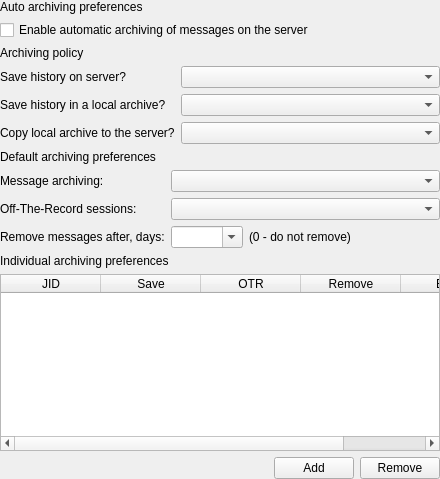
<?xml version="1.0" encoding="UTF-8"?>
<ui version="4.0">
 <class>ArchiveAccountOptionsWidgetClass</class>
 <widget class="QWidget" name="ArchiveAccountOptionsWidgetClass">
  <property name="geometry">
   <rect>
    <x>0</x>
    <y>0</y>
    <width>440</width>
    <height>479</height>
   </rect>
  </property>
  <layout class="QVBoxLayout" name="verticalLayout">
   <property name="margin">
    <number>0</number>
   </property>
   <item>
    <widget class="QWidget" name="wdtAuto" native="true">
     <layout class="QVBoxLayout" name="verticalLayout_4">
      <property name="margin">
       <number>0</number>
      </property>
      <item>
       <widget class="QLabel" name="lblAuto">
        <property name="text">
         <string>Auto archiving preferences</string>
        </property>
        <property name="textFormat">
         <enum>Qt::RichText</enum>
        </property>
       </widget>
      </item>
      <item>
       <layout class="QVBoxLayout" name="vtlAuto">
        <property name="margin">
         <number>0</number>
        </property>
        <item>
         <widget class="QCheckBox" name="chbAutoSave">
          <property name="text">
           <string>Enable automatic archiving of messages on the server</string>
          </property>
         </widget>
        </item>
       </layout>
      </item>
     </layout>
    </widget>
   </item>
   <item>
    <widget class="QWidget" name="wdtMethod" native="true">
     <layout class="QVBoxLayout" name="verticalLayout_2">
      <property name="margin">
       <number>0</number>
      </property>
      <item>
       <widget class="QLabel" name="lblMethod">
        <property name="text">
         <string>Archiving policy</string>
        </property>
        <property name="textFormat">
         <enum>Qt::RichText</enum>
        </property>
       </widget>
      </item>
      <item>
       <layout class="QGridLayout" name="gdlMethod">
        <property name="margin">
         <number>0</number>
        </property>
        <item row="0" column="1">
         <widget class="QComboBox" name="cmbMethodAuto">
          <property name="sizePolicy">
           <sizepolicy hsizetype="Expanding" vsizetype="Fixed">
            <horstretch>0</horstretch>
            <verstretch>0</verstretch>
           </sizepolicy>
          </property>
         </widget>
        </item>
        <item row="1" column="1">
         <widget class="QComboBox" name="cmbMethodLocal">
          <property name="sizePolicy">
           <sizepolicy hsizetype="Expanding" vsizetype="Fixed">
            <horstretch>0</horstretch>
            <verstretch>0</verstretch>
           </sizepolicy>
          </property>
         </widget>
        </item>
        <item row="1" column="0">
         <widget class="QLabel" name="lblMethodLocal">
          <property name="text">
           <string>Save history in a local archive?</string>
          </property>
          <property name="textFormat">
           <enum>Qt::PlainText</enum>
          </property>
          <property name="buddy">
           <cstring>cmbMethodLocal</cstring>
          </property>
         </widget>
        </item>
        <item row="0" column="0">
         <widget class="QLabel" name="lblMethodAuto">
          <property name="text">
           <string>Save history on server?</string>
          </property>
          <property name="textFormat">
           <enum>Qt::PlainText</enum>
          </property>
          <property name="buddy">
           <cstring>cmbMethodAuto</cstring>
          </property>
         </widget>
        </item>
        <item row="2" column="0">
         <widget class="QLabel" name="lblMethodManual">
          <property name="text">
           <string>Copy local archive to the server?</string>
          </property>
          <property name="textFormat">
           <enum>Qt::PlainText</enum>
          </property>
          <property name="buddy">
           <cstring>cmbMethodManual</cstring>
          </property>
         </widget>
        </item>
        <item row="2" column="1">
         <widget class="QComboBox" name="cmbMethodManual">
          <property name="sizePolicy">
           <sizepolicy hsizetype="Expanding" vsizetype="Fixed">
            <horstretch>0</horstretch>
            <verstretch>0</verstretch>
           </sizepolicy>
          </property>
         </widget>
        </item>
       </layout>
      </item>
     </layout>
    </widget>
   </item>
   <item>
    <widget class="QWidget" name="wdtDefault" native="true">
     <layout class="QVBoxLayout" name="verticalLayout_5">
      <property name="margin">
       <number>0</number>
      </property>
      <item>
       <widget class="QLabel" name="lblDefault">
        <property name="text">
         <string>Default archiving preferences</string>
        </property>
        <property name="textFormat">
         <enum>Qt::RichText</enum>
        </property>
       </widget>
      </item>
      <item>
       <layout class="QGridLayout" name="grlDefault">
        <property name="margin">
         <number>0</number>
        </property>
        <item row="0" column="1">
         <widget class="QComboBox" name="cmbModeSave">
          <property name="sizePolicy">
           <sizepolicy hsizetype="Expanding" vsizetype="Fixed">
            <horstretch>0</horstretch>
            <verstretch>0</verstretch>
           </sizepolicy>
          </property>
         </widget>
        </item>
        <item row="0" column="0">
         <widget class="QLabel" name="lblModeSave">
          <property name="text">
           <string>Message archiving:</string>
          </property>
          <property name="textFormat">
           <enum>Qt::PlainText</enum>
          </property>
          <property name="buddy">
           <cstring>cmbModeSave</cstring>
          </property>
         </widget>
        </item>
        <item row="1" column="1">
         <widget class="QComboBox" name="cmbModeOTR">
          <property name="sizePolicy">
           <sizepolicy hsizetype="Expanding" vsizetype="Fixed">
            <horstretch>0</horstretch>
            <verstretch>0</verstretch>
           </sizepolicy>
          </property>
         </widget>
        </item>
        <item row="1" column="0">
         <widget class="QLabel" name="lblModeOTR">
          <property name="text">
           <string>Off-The-Record sessions:</string>
          </property>
          <property name="textFormat">
           <enum>Qt::PlainText</enum>
          </property>
          <property name="buddy">
           <cstring>cmbModeOTR</cstring>
          </property>
         </widget>
        </item>
        <item row="2" column="0">
         <widget class="QLabel" name="lblExpireTime">
          <property name="text">
           <string>Remove messages after, days:</string>
          </property>
          <property name="textFormat">
           <enum>Qt::PlainText</enum>
          </property>
          <property name="buddy">
           <cstring>cmbExpireTime</cstring>
          </property>
         </widget>
        </item>
        <item row="2" column="1">
         <layout class="QHBoxLayout" name="vrlExpireTime">
          <item>
           <widget class="QComboBox" name="cmbExpireTime">
            <property name="editable">
             <bool>true</bool>
            </property>
            <property name="sizeAdjustPolicy">
             <enum>QComboBox::AdjustToContents</enum>
            </property>
           </widget>
          </item>
          <item>
           <widget class="QLabel" name="lblExpireTimeHint">
            <property name="text">
             <string>(0 - do not remove)</string>
            </property>
            <property name="textFormat">
             <enum>Qt::PlainText</enum>
            </property>
           </widget>
          </item>
          <item>
           <spacer name="horizontalSpacer_2">
            <property name="orientation">
             <enum>Qt::Horizontal</enum>
            </property>
            <property name="sizeHint" stdset="0">
             <size>
              <width>40</width>
              <height>20</height>
             </size>
            </property>
           </spacer>
          </item>
         </layout>
        </item>
       </layout>
      </item>
     </layout>
    </widget>
   </item>
   <item>
    <widget class="QWidget" name="wdtEntity" native="true">
     <layout class="QVBoxLayout" name="verticalLayout_6">
      <property name="margin">
       <number>0</number>
      </property>
      <item>
       <widget class="QLabel" name="lblEntity">
        <property name="text">
         <string>Individual archiving preferences</string>
        </property>
        <property name="textFormat">
         <enum>Qt::RichText</enum>
        </property>
       </widget>
      </item>
      <item>
       <layout class="QVBoxLayout" name="vrlEntity">
        <property name="margin">
         <number>0</number>
        </property>
        <item>
         <widget class="QTableWidget" name="tbwItemPrefs">
          <property name="alternatingRowColors">
           <bool>true</bool>
          </property>
          <property name="selectionBehavior">
           <enum>QAbstractItemView::SelectRows</enum>
          </property>
          <property name="sortingEnabled">
           <bool>true</bool>
          </property>
          <property name="columnCount">
           <number>5</number>
          </property>
          <attribute name="horizontalHeaderHighlightSections">
           <bool>false</bool>
          </attribute>
          <attribute name="verticalHeaderVisible">
           <bool>false</bool>
          </attribute>
          <column>
           <property name="text">
            <string>JID</string>
           </property>
           <property name="toolTip">
            <string>Contact identifier</string>
           </property>
          </column>
          <column>
           <property name="text">
            <string>Save</string>
           </property>
           <property name="toolTip">
            <string>Message archiving</string>
           </property>
           <property name="textAlignment">
            <set>AlignHCenter|AlignVCenter|AlignCenter</set>
           </property>
          </column>
          <column>
           <property name="text">
            <string>OTR</string>
           </property>
           <property name="toolTip">
            <string>Off-The-Record sessions </string>
           </property>
           <property name="textAlignment">
            <set>AlignHCenter|AlignVCenter|AlignCenter</set>
           </property>
          </column>
          <column>
           <property name="text">
            <string>Remove</string>
           </property>
           <property name="toolTip">
            <string>Remove messages after, days</string>
           </property>
           <property name="textAlignment">
            <set>AlignHCenter|AlignVCenter|AlignCenter</set>
           </property>
          </column>
          <column>
           <property name="text">
            <string>Exact</string>
           </property>
           <property name="toolTip">
            <string>Settings are applied to contact which JID is exactly matches</string>
           </property>
           <property name="textAlignment">
            <set>AlignHCenter|AlignVCenter|AlignCenter</set>
           </property>
          </column>
         </widget>
        </item>
        <item>
         <layout class="QHBoxLayout" name="hrlEntityButtons">
          <item>
           <widget class="QLabel" name="lblStatus">
            <property name="sizePolicy">
             <sizepolicy hsizetype="Expanding" vsizetype="Preferred">
              <horstretch>0</horstretch>
              <verstretch>0</verstretch>
             </sizepolicy>
            </property>
            <property name="textFormat">
             <enum>Qt::PlainText</enum>
            </property>
            <property name="wordWrap">
             <bool>true</bool>
            </property>
           </widget>
          </item>
          <item>
           <widget class="QPushButton" name="pbtAdd">
            <property name="text">
             <string>Add</string>
            </property>
           </widget>
          </item>
          <item>
           <widget class="QPushButton" name="pbtRemove">
            <property name="text">
             <string>Remove</string>
            </property>
           </widget>
          </item>
         </layout>
        </item>
       </layout>
      </item>
     </layout>
    </widget>
   </item>
  </layout>
 </widget>
 <layoutdefault spacing="6" margin="11"/>
 <tabstops>
  <tabstop>cmbExpireTime</tabstop>
  <tabstop>pbtAdd</tabstop>
  <tabstop>pbtRemove</tabstop>
 </tabstops>
 <resources/>
 <connections/>
</ui>
